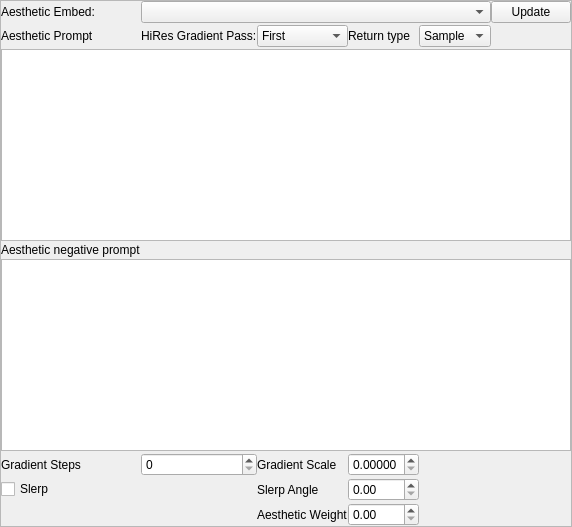
               <widget class="QFrame" name="embedding_values">
                <property name="frameShape">
                 <enum>QFrame::StyledPanel</enum>
                </property>
                <property name="frameShadow">
                 <enum>QFrame::Raised</enum>
                </property>
                <layout class="QGridLayout" name="gridLayout_6">
                 <property name="leftMargin">
                  <number>0</number>
                 </property>
                 <property name="topMargin">
                  <number>0</number>
                 </property>
                 <property name="rightMargin">
                  <number>0</number>
                 </property>
                 <property name="bottomMargin">
                  <number>0</number>
                 </property>
                 <property name="horizontalSpacing">
                  <number>0</number>
                 </property>
                 <property name="verticalSpacing">
                  <number>2</number>
                 </property>
                 <item row="8" column="0">
                  <widget class="QLabel" name="label_22">
                   <property name="text">
                    <string>Gradient Steps</string>
                   </property>
                  </widget>
                 </item>
                 <item row="5" column="0">
                  <widget class="QLabel" name="label_78">
                   <property name="text">
                    <string>Aesthetic negative prompt</string>
                   </property>
                  </widget>
                 </item>
                 <item row="2" column="0">
                  <widget class="QLabel" name="label_12">
                   <property name="text">
                    <string>Aesthetic Embed:</string>
                   </property>
                  </widget>
                 </item>
                 <item row="9" column="0">
                  <widget class="QCheckBox" name="slerp">
                   <property name="text">
                    <string>Slerp</string>
                   </property>
                  </widget>
                 </item>
                 <item row="8" column="1">
                  <widget class="QSpinBox" name="gradient_steps">
                   <property name="maximum">
                    <number>100</number>
                   </property>
                  </widget>
                 </item>
                 <item row="10" column="2">
                  <widget class="QLabel" name="label_76">
                   <property name="text">
                    <string>Aesthetic Weight</string>
                   </property>
                  </widget>
                 </item>
                 <item row="9" column="3">
                  <widget class="QDoubleSpinBox" name="slerp_angle">
                   <property name="maximum">
                    <double>1.000000000000000</double>
                   </property>
                   <property name="singleStep">
                    <double>0.010000000000000</double>
                   </property>
                  </widget>
                 </item>
                 <item row="2" column="1" colspan="4">
                  <widget class="QComboBox" name="selected_aesthetic_embedding"/>
                 </item>
                 <item row="7" column="0" colspan="6">
                  <widget class="QTextEdit" name="aesthetic_text_negative"/>
                 </item>
                 <item row="8" column="2">
                  <widget class="QLabel" name="label_18">
                   <property name="text">
                    <string>Gradient Scale</string>
                   </property>
                  </widget>
                 </item>
                 <item row="10" column="3">
                  <widget class="QDoubleSpinBox" name="aesthetic_weight">
                   <property name="maximum">
                    <double>1.000000000000000</double>
                   </property>
                   <property name="singleStep">
                    <double>0.010000000000000</double>
                   </property>
                  </widget>
                 </item>
                 <item row="9" column="2">
                  <widget class="QLabel" name="lable">
                   <property name="text">
                    <string>Slerp Angle</string>
                   </property>
                  </widget>
                 </item>
                 <item row="8" column="3">
                  <widget class="QDoubleSpinBox" name="gradient_scale">
                   <property name="decimals">
                    <number>5</number>
                   </property>
                   <property name="maximum">
                    <double>1.000000000000000</double>
                   </property>
                   <property name="singleStep">
                    <double>0.000010000000000</double>
                   </property>
                  </widget>
                 </item>
                 <item row="4" column="0" colspan="6">
                  <widget class="QTextEdit" name="aesthetic_imgs_text"/>
                 </item>
                 <item row="3" column="0">
                  <widget class="QLabel" name="label_77">
                   <property name="text">
                    <string>Aesthetic Prompt</string>
                   </property>
                  </widget>
                 </item>
                 <item row="2" column="5">
                  <widget class="QPushButton" name="update_aesthetics">
                   <property name="text">
                    <string>Update</string>
                   </property>
                  </widget>
                 </item>
                 <item row="3" column="1">
                  <widget class="QLabel" name="label_75">
                   <property name="text">
                    <string>HiRes Gradient Pass:</string>
                   </property>
                  </widget>
                 </item>
                 <item row="3" column="2">
                  <widget class="QComboBox" name="gradient_pass">
                   <item>
                    <property name="text">
                     <string>First</string>
                    </property>
                   </item>
                   <item>
                    <property name="text">
                     <string>Second</string>
                    </property>
                   </item>
                   <item>
                    <property name="text">
                     <string>Both</string>
                    </property>
                   </item>
                  </widget>
                 </item>
                 <item row="3" column="4">
                  <widget class="QComboBox" name="return_type">
                   <item>
                    <property name="text">
                     <string>Sample</string>
                    </property>
                   </item>
                   <item>
                    <property name="text">
                     <string>Latent</string>
                    </property>
                   </item>
                  </widget>
                 </item>
                 <item row="3" column="3">
                  <widget class="QLabel" name="label_81">
                   <property name="text">
                    <string>Return type</string>
                   </property>
                  </widget>
                 </item>
                </layout>
               </widget>
